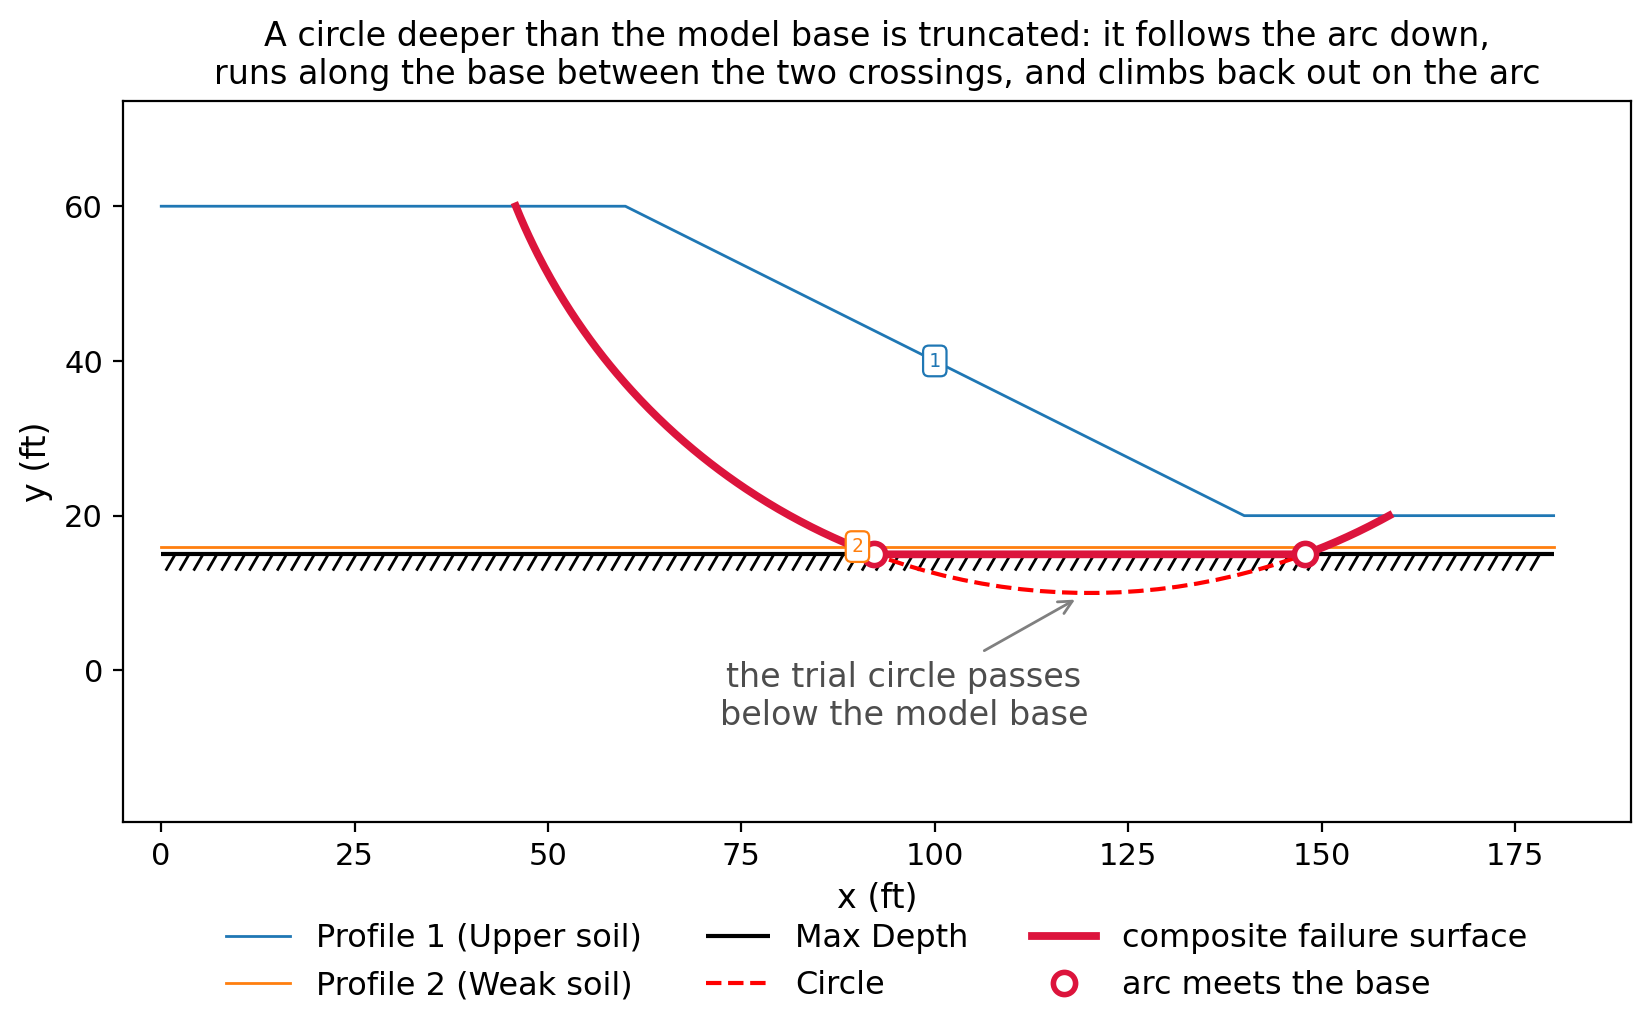

Python code for this plot:
"""Regenerate composite_surface.png for docs/lem/overview.md.

Draws the Fredlund & Krahn weak-seam benchmark (verification corpus VP22): the
trial circle bottoms out five feet below the model base, so XSLOPE truncates it
and runs the surface along the base between the two crossings.

    PYTHONPATH=. python3 docs/lem/images/composite_surface.py
"""
import os
import warnings

import matplotlib
matplotlib.use("Agg")
import matplotlib.pyplot as plt
import numpy as np
from matplotlib.text import Annotation

from xslope.fileio import load_slope_data
from xslope.plot import plot_inputs
from xslope.slice import build_composite_surface, generate_slices

warnings.filterwarnings("ignore")

HERE = os.path.dirname(os.path.abspath(__file__))
XLSX = os.path.join(HERE, "..", "..", "verification", "files", "rocscience", "vp022a.xlsx")
OUT = os.path.join(HERE, "composite_surface.png")


def main():
    sd = load_slope_data(XLSX)
    circle = sd["circles"][0]
    ok, (df, fs) = generate_slices(sd, circle=circle, num_slices=40, composite=True)
    if not ok:
        raise RuntimeError(fs)

    # Drawn to be shown at 100 px per figure inch (half its 200 dpi pixel width),
    # where 12 pt text renders at about the page's own text size.
    plt.rcParams.update({"font.size": 12, "xtick.labelsize": 11, "ytick.labelsize": 11})
    fig = plt.figure(figsize=(8.4, 4.8))
    plot_inputs(sd, fig=fig, show_title=False, show_mesh=False)
    ax = fig.axes[0]

    # Drop plot_inputs' radius arrow and center marker — the center (120, 90) sits
    # far above the crop, so the arrow would read as a stray diagonal line.
    for t in list(ax.texts):
        if isinstance(t, Annotation) and t.arrow_patch is not None:
            t.remove()
    for ln in list(ax.lines):
        if len(ln.get_ydata()) and max(ln.get_ydata()) > 85:
            ln.remove()

    fx, fy = zip(*fs.coords)
    ax.plot(fx, fy, lw=2.8, color="crimson", zorder=7,
            label="composite failure surface")

    comp = build_composite_surface(sd, circle, min(fx), max(fx))
    for i, xc in enumerate(comp.crossings):
        ax.plot([xc], [comp.y(np.array([xc]))[0]], "o", ms=8, mfc="white",
                mec="crimson", mew=2.0, zorder=8,
                label="arc meets the base" if i == 0 else None)

    ax.annotate("the trial circle passes\nbelow the model base",
                xy=(120, 10.2), xytext=(96, -7), fontsize=12, color="0.3",
                ha="center", arrowprops=dict(arrowstyle="->", color="0.5", lw=1.0,
                                             shrinkA=3, shrinkB=6))
    ax.set_xlim(-5, 190)
    ax.set_ylim(-12, 66)
    ax.tick_params(labelsize=11)
    ax.legend(loc="upper center", bbox_to_anchor=(0.5, -0.1), fontsize=11.5,
              frameon=False, ncol=3)
    ax.set_title("A circle deeper than the model base is truncated: it follows the arc down,\n"
                 "runs along the base between the two crossings, and climbs back out on the arc",
                 fontsize=12)
    fig.savefig(OUT, dpi=200, bbox_inches="tight")
    print("wrote", OUT)


if __name__ == "__main__":
    main()
